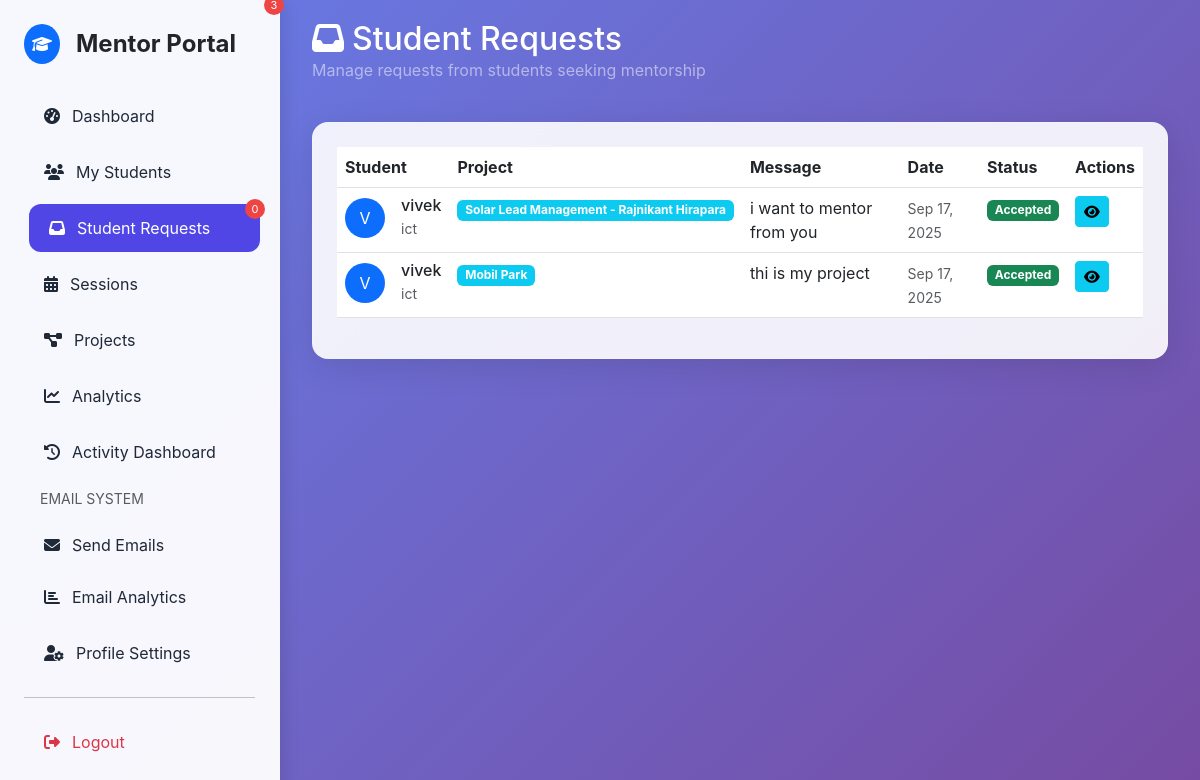
The app's page /mentor/student_requests.php (signed in), older data.
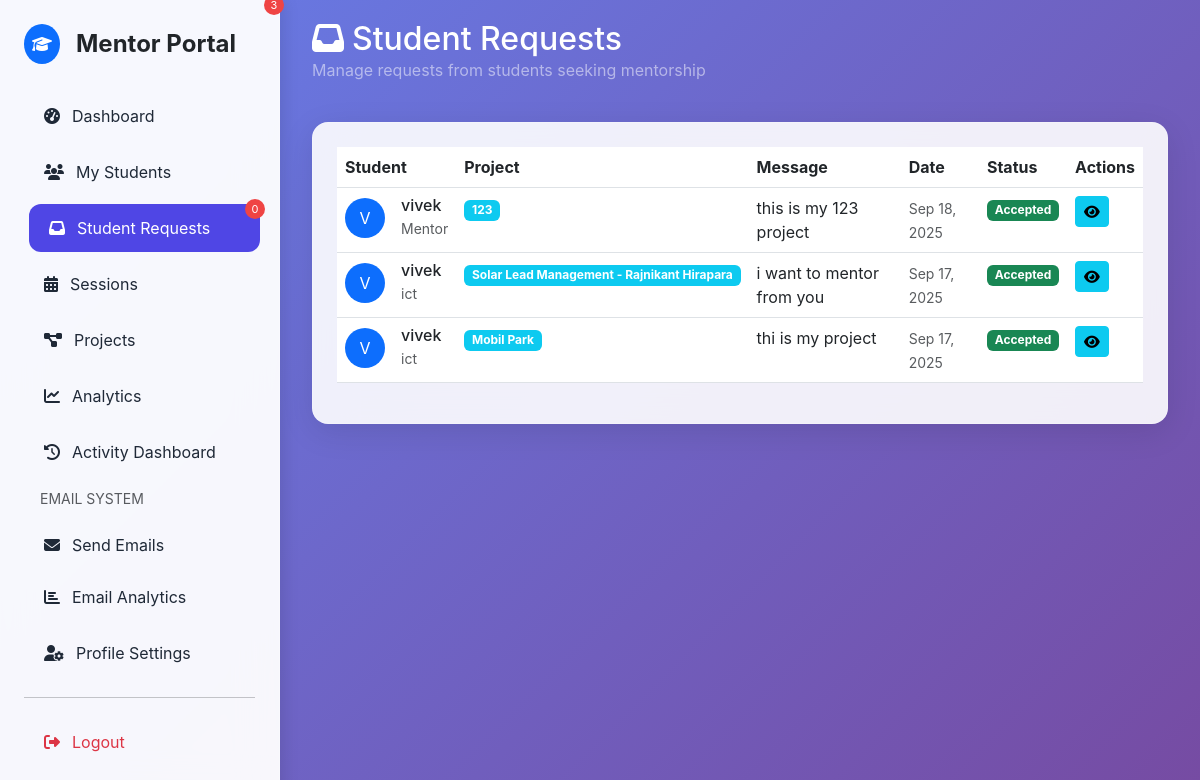
The same page, newer data.
### tables this page shows
CREATE TABLE `mentor_requests` (
                                   `id` int(11) NOT NULL,
                                   `student_id` int(11) NOT NULL,
                                   `mentor_id` int(11) NOT NULL,
                                   `project_id` int(11) DEFAULT NULL,
                                   `message` text DEFAULT NULL,
                                   `status` enum('pending','accepted','rejected') DEFAULT 'pending',
                                   `created_at` timestamp NOT NULL DEFAULT current_timestamp(),
                                   `updated_at` timestamp NOT NULL DEFAULT current_timestamp() ON UPDATE current_timestamp()
);

CREATE TABLE `register` (
                            `id` int(11) NOT NULL,
                            `name` varchar(100) NOT NULL,
                            `email` varchar(100) NOT NULL,
                            `enrollment_number` varchar(50) NOT NULL,
                            `gr_number` varchar(50) NOT NULL,
                            `password` varchar(255) NOT NULL,
                            `about` varchar(500) NOT NULL,
                            `phone_no` varchar(20) DEFAULT NULL,
                            `department` varchar(100) DEFAULT NULL,
                            `passout_year` year(4) NOT NULL,
                            `user_image` text NOT NULL DEFAULT '',
                            `google_id` varchar(255) DEFAULT NULL,
                            `email_notifications` tinyint(1) DEFAULT 1,
                            `last_notification_sent` datetime DEFAULT NULL,
                            `github_token` text DEFAULT NULL,
                            `role` enum('student','mentor','admin') DEFAULT 'student',
                            `expertise` text DEFAULT NULL,
                            `mentor_rating` decimal(3,2) DEFAULT 0.00,
                            `is_available` tinyint(1) DEFAULT 1
);

CREATE TABLE `projects` (
                            `id` int(5) NOT NULL,
                            `user_id` int(15) NOT NULL,
                            `project_name` varchar(255) NOT NULL,
                            `project_type` varchar(50) NOT NULL,
                            `classification` varchar(100) DEFAULT NULL,
                            `project_category` varchar(100) DEFAULT NULL,
                            `difficulty_level` enum('beginner','intermediate','advanced','expert') DEFAULT NULL,
                            `development_time` varchar(50) DEFAULT NULL,
                            `team_size` varchar(50) DEFAULT NULL,
                            `target_audience` text DEFAULT NULL,
                            `project_goals` text DEFAULT NULL,
                            `challenges_faced` text DEFAULT NULL,
                            `future_enhancements` text DEFAULT NULL,
                            `github_repo` varchar(255) DEFAULT NULL,
                            `live_demo_url` varchar(255) DEFAULT NULL,
                            `project_license` varchar(100) DEFAULT NULL,
                            `keywords` varchar(500) DEFAULT NULL,
                            `contact_email` varchar(255) DEFAULT NULL,
                            `social_links` text DEFAULT NULL,
                            `description` text NOT NULL,
                            `language` varchar(100) NOT NULL,
                            `image_path` varchar(255) DEFAULT NULL,
                            `video_path` varchar(255) DEFAULT NULL,
                            `code_file_path` varchar(255) DEFAULT NULL,
                            `instruction_file_path` varchar(255) DEFAULT NULL,
                            `presentation_file_path` varchar(255) DEFAULT NULL,
                            `additional_files_path` varchar(255) DEFAULT NULL,
                            `submission_date` timestamp NULL DEFAULT current_timestamp(),
                            `status` enum('pending','approved','rejected') NOT NULL DEFAULT 'pending',
                            `title` varchar(255) DEFAULT NULL
);

### mentor/student_requests.php (the view, shortened to what the changed rows need)
<?php
require_once '../Login/Login/db.php';
$mentor_id = $_SESSION['mentor_id'];
$requests_query = "SELECT mr.id, mr.student_id, mr.project_id, mr.message, mr.created_at, mr.status,
                          r.name as student_name, r.email as student_email, r.department,
                          p.project_name, p.description, p.language, p.project_type, p.classification,
                          p.difficulty_level, p.team_size, p.development_time, p.github_repo, p.live_demo_url
                   FROM mentor_requests mr
                   JOIN register r ON mr.student_id = r.id
                   LEFT JOIN projects p ON mr.project_id = p.id
                   WHERE mr.mentor_id = ?
                   ORDER BY mr.created_at DESC";
$requests_stmt = $conn->prepare($requests_query);
$requests_stmt->bind_param("i", $mentor_id);
$requests_stmt->execute();
$requests_result = $requests_stmt->get_result();
require_once 'mentor_layout.php';
?>
<div class="container-fluid">
    <div class="row mb-4">
        <div class="col-12">
            <h2 class="text-white mb-0"><i class="fas fa-inbox me-2"></i>Student Requests</h2>
        </div>
    </div>
    <div class="row">
        <div class="col-12">
            <div class="glass-card p-4">
                <?php if ($requests_result->num_rows > 0): ?>
                    <div class="table-responsive">
                        <table class="table table-hover">
                            <thead>
                                <tr>
                                    <th>Student</th>
                                    <th>Project</th>
                                    <th>Message</th>
                                    <th>Date</th>
                                    <th>Status</th>
                                    <th>Actions</th>
                                </tr>
                            </thead>
                            <tbody>
                                <?php while ($request = $requests_result->fetch_assoc()): ?>
                                    <tr>
                                        <td>
                                            <div class="d-flex align-items-center">
                                                <div class="bg-primary rounded-circle p-2 me-3 text-white" style="width: 40px; height: 40px; display: flex; align-items: center; justify-content: center;">
                                                    <?= strtoupper(substr($request['student_name'], 0, 1)) ?>
                                                </div>
                                                <div>
                                                    <h6 class="mb-0"><?= htmlspecialchars($request['student_name']) ?></h6>
                                                    <small class="text-muted"><?= htmlspecialchars($request['department']) ?></small>
                                                </div>
                                            </div>
                                        </td>
                                        <td>
                                            <?php if ($request['project_name']): ?>
                                                <span class="badge bg-info"><?= htmlspecialchars($request['project_name']) ?></span>
                                            <?php else: ?>
                                                <span class="text-muted">General mentorship</span>
                                            <?php endif; ?>
                                        </td>
                                        <td>
                                            <div class="message-preview" style="max-width: 200px;">
                                                <?= htmlspecialchars(substr($request['message'], 0, 100)) ?>
                                            </div>
                                        </td>
                                        <td>
                                            <small class="text-muted">
                                                <?= date('M j, Y', strtotime($request['created_at'])) ?>
                                            </small>
                                        </td>
                                        <td>
                                            <?php
                                            $status_class = [
                                                'pending' => 'warning',
                                                'accepted' => 'success',
                                                'rejected' => 'danger'
                                            ];
                                            ?>
                                            <span class="badge bg-<?= $status_class[$request['status']] ?>">
                                                <?= ucfirst($request['status']) ?>
                                            </span>
                                        </td>
                                        <td>
                                            <?php if ($request['status'] === 'pending'): ?>
                                                <div class="btn-group" role="group">
                                                    <form method="POST" class="d-inline">
                                                        <input type="hidden" name="request_id" value="<?= $request['id'] ?>">
                                                        <input type="hidden" name="action" value="accept">
                                                        <button type="submit" class="btn btn-success btn-sm"
                                                                onclick="return confirm('Accept this mentorship request?')">
                                                            <i class="fas fa-check"></i>
                                                        </button>
                                                    </form>
                                                    <form method="POST" class="d-inline">
                                                        <input type="hidden" name="request_id" value="<?= $request['id'] ?>">
                                                        <input type="hidden" name="action" value="reject">
                                                        <button type="submit" class="btn btn-danger btn-sm"
                                                                onclick="return confirm('Reject this mentorship request?')">
                                                            <i class="fas fa-times"></i>
                                                        </button>
                                                    </form>
                                                </div>
                                                <button class="btn btn-info btn-sm ms-2" data-bs-toggle="modal"
                                                        data-bs-target="#detailsModal"
                                                        data-message="<?= htmlspecialchars($request['message']) ?>"
                                                        data-student="<?= htmlspecialchars($request['student_name']) ?>"
                                                        data-project="<?= htmlspecialchars($request['project_name'] ?? 'General Mentorship') ?>"
                                                        data-description="<?= htmlspecialchars($request['description'] ?? 'No specific project') ?>"
                                                        data-language="<?= htmlspecialchars($request['language'] ?? 'N/A') ?>"
                                                        data-type="<?= htmlspecialchars($request['project_type'] ?? 'N/A') ?>"
                                                        data-classification="<?= htmlspecialchars($request['classification'] ?? 'N/A') ?>"
                                                        data-difficulty="<?= htmlspecialchars($request['difficulty_level'] ?? 'N/A') ?>"
                                                        data-team="<?= htmlspecialchars($request['team_size'] ?? 'N/A') ?>"
                                                        data-time="<?= htmlspecialchars($request['development_time'] ?? 'N/A') ?>"
                                                        data-github="<?= htmlspecialchars($request['github_repo'] ?? '') ?>"
                                                        data-demo="<?= htmlspecialchars($request['live_demo_url'] ?? '') ?>">
                                                    <i class="fas fa-eye"></i>
                                                </button>
                                            <?php else: ?>
                                                <button class="btn btn-info btn-sm" data-bs-toggle="modal"
                                                        data-bs-target="#detailsModal"
                                                        data-message="<?= htmlspecialchars($request['message']) ?>"
                                                        data-student="<?= htmlspecialchars($request['student_name']) ?>"
                                                        data-project="<?= htmlspecialchars($request['project_name'] ?? 'General Mentorship') ?>"
                                                        data-description="<?= htmlspecialchars($request['description'] ?? 'No specific project') ?>"
                                                        data-language="<?= htmlspecialchars($request['language'] ?? 'N/A') ?>"
                                                        data-type="<?= htmlspecialchars($request['project_type'] ?? 'N/A') ?>"
                                                        data-classification="<?= htmlspecialchars($request['classification'] ?? 'N/A') ?>"
                                                        data-difficulty="<?= htmlspecialchars($request['difficulty_level'] ?? 'N/A') ?>"
                                                        data-team="<?= htmlspecialchars($request['team_size'] ?? 'N/A') ?>"
                                                        data-time="<?= htmlspecialchars($request['development_time'] ?? 'N/A') ?>"
                                                        data-github="<?= htmlspecialchars($request['github_repo'] ?? '') ?>"
                                                        data-demo="<?= htmlspecialchars($request['live_demo_url'] ?? '') ?>">
                                                    <i class="fas fa-eye"></i>
                                                </button>
                                            <?php endif; ?>
                                        </td>
                                    </tr>
                                <?php endwhile; ?>
                            </tbody>
                        </table>
                    </div>
                <?php endif; ?>
            </div>
        </div>
    </div>
</div>

Row changes from the older to the newer data that the page shows:
added mentor_requests: student.name "V", student.name "vivek", student.department "Mentor", project.project_name "123", message "this is my 123 project", created_at "Sep 18, 2025", status "Accepted"
